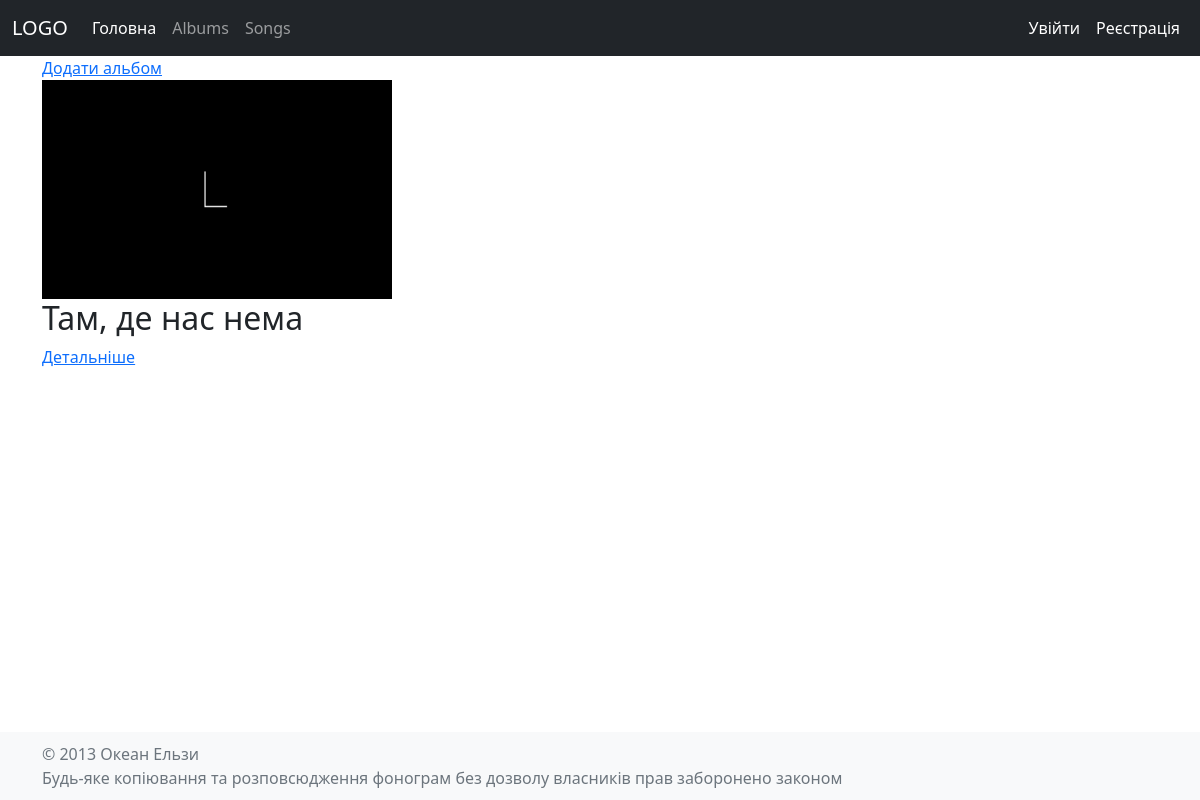
/admin/albums/, run on an earlier commit of the app's database.
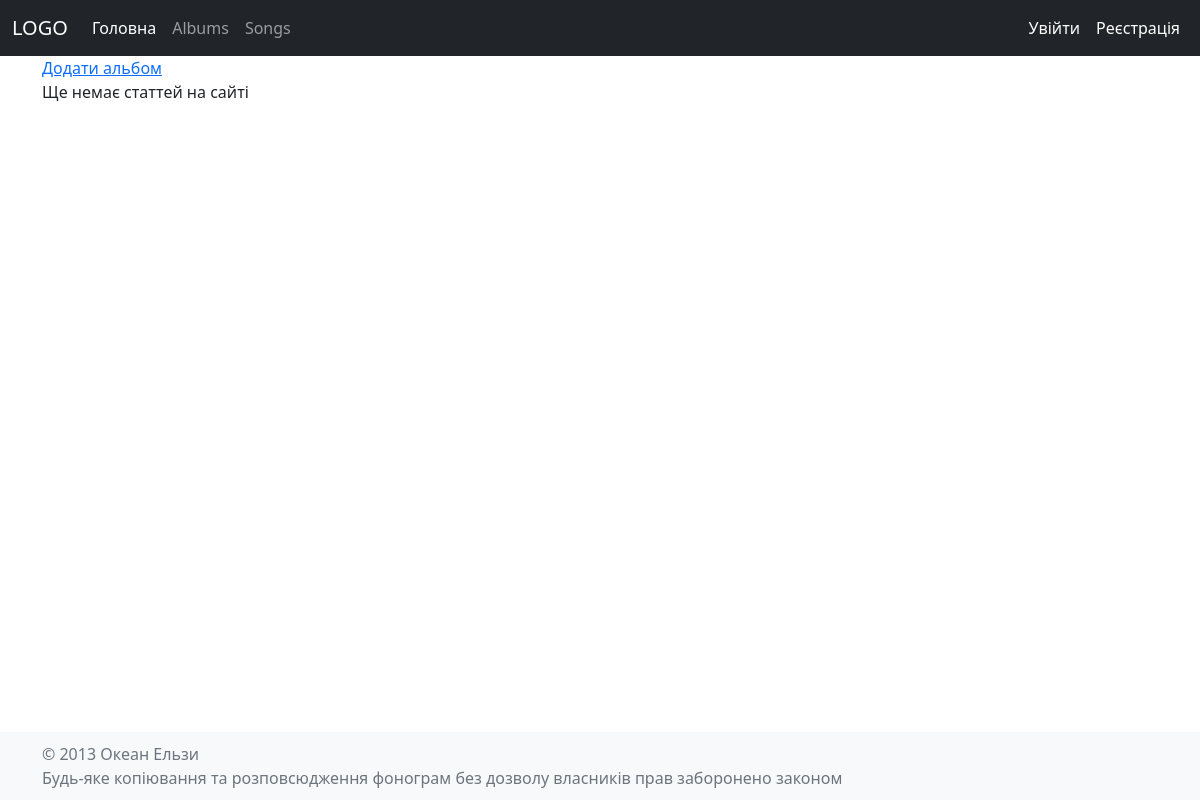
And on a later commit of the database.
### models/models.py (models this page shows)
class Album(db.Model):
    __tablename__ = 'albums'
    id = db.Column(db.Integer, primary_key=True)
    name = db.Column(db.Text, nullable=False)
    description = db.Column(db.Text, nullable=False)
    src = db.Column(db.Text, nullable=False)
    date = db.Column(db.Text, nullable=False)

### blueprints/admin/albums.py (the view)
@albums.route('/')
def index():
    album = Album.query.order_by(Album.date.desc()).all()
    return render_template("admin/albums/index.html", album=album)

### templates/admin/albums/index.html
{% extends 'admin/layout.html' %}
{% block content %}
    <a href="create-album">Додати альбом</a>
    {% if album|length > 0%}
        {%for el in album%}
        <div>
            <img src="/static/uploads/{{ el.src }}" alt="{{el.name}}">
            <h2>{{el.name}}</h2>
            <a href="/admin/albums/{{  el.id }}">Детальніше</a>
        </div>
        {%endfor%}
    {% else %}
    <p>Ще немає статтей на сайті</p>
    {% endif %}
{% endblock %}

What changed in the data, as far as the page shows it:
removed Album: src (picture), name "Там, де нас нема"
Also different on the page:
text now shown: "Ще немає статтей на сайті"
